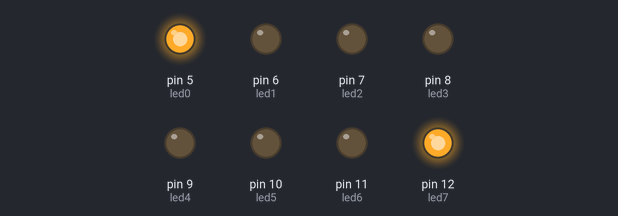
Bench run of a sketch on a simulated Arduino Uno, built with avr-gcc and run on an emulated ATmega328P. Shown: output pins drawn as LEDs (lit = HIGH).

Above: at 0.2 s.
At 0.7 s:
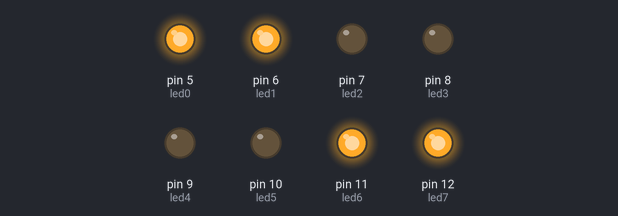
At 2.2 s:
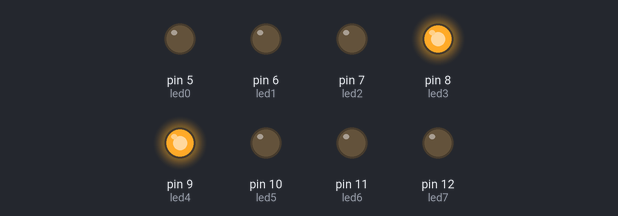
At 3.7 s:
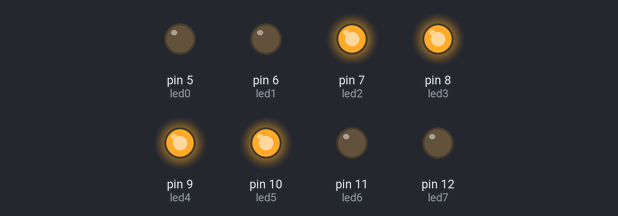
At 5.7 s:
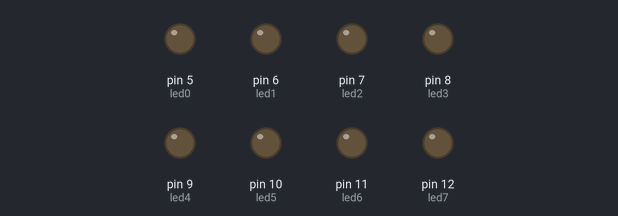
At 7.2 s:
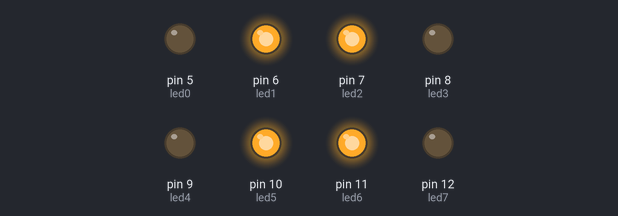
Timing chart, 0 to 7.8 s (numbered marks = the images above):
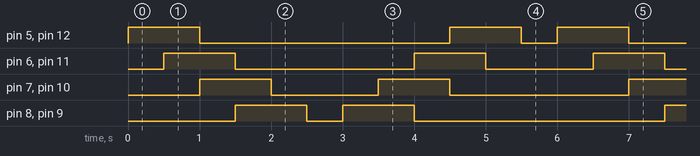

Measured:
- by itself, pin 5 (led0), pin 12 (led7): repeats every 6.0 s: LOW 3.5 s, HIGH 1.0 s, LOW 0.50 s, HIGH 1.0 s
- by itself, pin 6 (led1), pin 11 (led6): repeats every 6.0 s: LOW 2.5 s, HIGH 1.0 s, LOW 1.5 s, HIGH 1.0 s
- by itself, pin 7 (led2), pin 10 (led5): repeats every 6.0 s: LOW 1.5 s, HIGH 1.0 s, LOW 2.5 s, HIGH 1.0 s
- by itself, pin 8 (led3), pin 9 (led4): repeats every 6.0 s: LOW 0.50 s, HIGH 1.0 s, LOW 3.5 s, HIGH 1.0 s

The sketch:

Programa_4.ino
```cpp
/*****************************************************************
**                                                              **
**                        Títol:                                **
**                Llums cotxe fantastic                         **
**                                                              **
** NOM:Martin Herranz Cruz                     Data:26/02/2018  **
*****************************************************************/
//****************************INCLUDE*****************************


//***************************VARIABLES****************************
const int led0 = 5;          // donar nom al pin 5 de l’Arduino
const int led1 = 6;          // donar nom al pin 6 de l’Arduino
const int led2 = 7;          // donar nom al pin 7 de l’Arduino
const int led3 = 8;          // donar nom al pin 8 de l’Arduino
const int led4 = 9;          // donar nom al pin 9 de l’Arduino
const int led5 = 10;         // donar nom al pin 10 de l’Arduino
const int led6 = 11;         // donar nom al pin 11 de l’Arduino
const int led7 = 12;         // donar nom al pin 12 de l’Arduino

//*****************************SETUP******************************

void setup() {                  //Configura el final de salida
  pinMode(led0, OUTPUT);     // definir el pin 5 com una sortida
  pinMode(led1, OUTPUT);     // definir el pin 6 com una sortida
  pinMode(led2, OUTPUT);     // definir el pin 7 com una sortida
  pinMode(led3, OUTPUT);     // definir el pin 8 com una sortida
  pinMode(led4, OUTPUT);     // definir el pin 9 com una sortida
  pinMode(led5, OUTPUT);     // definir el pin 10 com una sortida
  pinMode(led6, OUTPUT);     // definir el pin 11 com una sortida
  pinMode(led7, OUTPUT);     // definir el pin 12 com una sortida


}

//******************************LOOP******************************

void loop() {                 //Inicia el bucle del programa
  {
  digitalWrite(led0, HIGH);    // posar a 5V el pin 5
  digitalWrite(led7, HIGH);    // posar a 5V el pin 12
  delay(500);                  // es queden leds 500ms encesos

  digitalWrite(led1, HIGH);    // posar a 5v el pin 6
  digitalWrite(led6, HIGH);    // posar a 5v el pin 11
  delay(500);                  // es queden leds 500ms encesos

  digitalWrite(led0, LOW);    // posar a 0V el pin 5
  digitalWrite(led7, LOW);    // posar a 0V el pin 12
  digitalWrite(led2, HIGH);    // posar a 5v el pin 7
  digitalWrite(led5, HIGH);    // posar a 5v el pin 10
  delay(500);                  // es queden leds 500ms encesos

  digitalWrite(led1, LOW);    // posar a 0V el pin 6
  digitalWrite(led6, LOW);    // posar a 0V el pin 11
  digitalWrite(led3, HIGH);    // posar a 5v el pin 8
  digitalWrite(led4, HIGH);    // posar a 5v el pin 9
  delay(500);                  // es queden leds 500ms encesos

  digitalWrite(led2, LOW);    // posar a 0V el pin 7
  digitalWrite(led5, LOW);    // posar a 0V el pin 10
  delay(500);                  // es queden leds 500ms encesos

  digitalWrite(led3, LOW);    // posar a 0V el pin 8
  digitalWrite(led4, LOW);    // posar a 0V el pin 9
  delay(500);                  // es queden leds 500ms encesos
///////////////////////////////////////////////////////////
  digitalWrite(led3, HIGH);    // posar a 5V el pin 8
  digitalWrite(led4, HIGH);    // posar a 5V el pin 9
  delay(500);                  // es queden leds 500ms encesos

  digitalWrite(led2, HIGH);    // posar a 5V el pin 7
  digitalWrite(led5, HIGH);    // posar a 5V el pin 10
  delay(500);                  // es queden leds 500ms encesos

  digitalWrite(led1, HIGH);    // posar a 5V el pin 6
  digitalWrite(led6, HIGH);    // posar a 5V el pin 11
  digitalWrite(led3, LOW);     // posar a 0v el pin 8
  digitalWrite(led4, LOW);     // posar a 0v el pin 9
  delay(500);                  // es queden leds 500ms encesos

  digitalWrite(led0, HIGH);    // posar a 5V el pin 5
  digitalWrite(led7, HIGH);    // posar a 5V el pin 12
  digitalWrite(led2, LOW);     // posar a 0v el pin 7
  digitalWrite(led5, LOW);     // posar a 0v el pin 10
  delay(500);                  // es queden leds 500ms encesos

  digitalWrite(led1, LOW);    // posar a 0v el pin 6
  digitalWrite(led6, LOW);    // posar a 0v el pin 11
  delay(500);                 // es queden leds 500ms encesos

  digitalWrite(led0, LOW);    // posar a 0V el pin 5
  digitalWrite(led7, LOW);    // posar a 0V el pin 12
  delay(500);                  // es queden leds 500ms encesos

 }


}

//****************************FUNCIONS****************************
```
